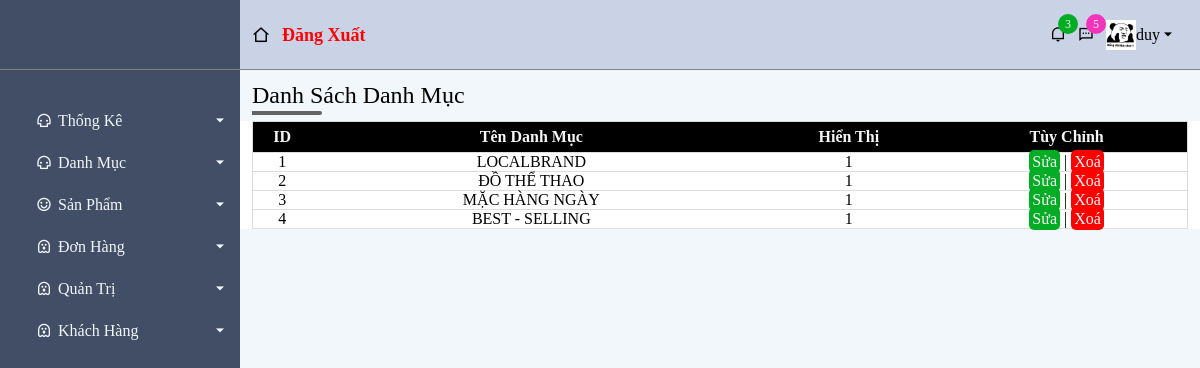
/admin/index.php?act=danhmuc (signed in), run on the app's committed database.
### tables this page shows
CREATE TABLE `tbl_danhmuc` (
  `id` int(4) NOT NULL,
  `tendm` varchar(50) NOT NULL,
  `uutien` int(4) NOT NULL DEFAULT 0,
  `hienthi` tinyint(1) NOT NULL DEFAULT 1
);

### model/danhmucdb.php (called while the page is built, shortened)
<?php
    function getall_dm(){
        $conn =connectdb();
        $stmt = $conn -> prepare("SELECT * FROM tbl_danhmuc");
        $stmt->execute();
        $kq= $stmt->fetchAll();
        return $kq;
    }
?>

### admin/view/danhmuc.php (the view, shortened to what this page needs)
<?php
    $kq= getall_dm();
?>
            <div class="admin-content-main">
            <div class="admin-content-main-title">
                <h1>Danh Sách Danh Mục</h1>
            </div>
            <div class="admin-content-main-content">
                <div class="admin-content-main-content-product-list">
                    <table>
                        <thead>
                            <tr>
                                <th>ID</th>
                                <th>Tên Danh Mục</th>
                                <th>Hiển Thị</th>
                                <th>Tùy Chỉnh</th>
                            </tr>
                        </thead>
                        <tbody>
                            <?php
                                if((isset($kq))&&(count($kq)>0)){
                                    $i=1;
                                    foreach ($kq as $item) {
                                        echo '<tr>
                                                <td>'.$i.'</td>
                                                <td>'.$item['tendm'].'</td>
                                                <td>'.$item['hienthi'].'</td>
                                                <td>
                                                    <a class="edit-class" href="index.php?act=danhmuc_up&id='.$item['id'].'">Sửa</a>
                                                    |
                                                    <a class="delete-class" href="index.php?act=danhmuc_del&id='.$item['id'].'">Xoá</a>
                                                </td>
                                            </tr>';
                                    $i++;
                                    }
                                }
                            ?>
                        </tbody>
                    </table>
                </div>
            </div>
            </div>
    </div>
    </div>
</section>

### admin/view/asset/css/style.css (style rules this page uses)
:root { --main-gb-color:#414e66; --sub-bg-color:#f2f7fb; --top-height:70px; --main-transition: all 0.3s ease }
* { margin: 0; padding: 0; box-sizing: border-box; }
a { text-decoration: none; color: unset; }
.delete-class { padding: 3px; background-color: red; color: whitesmoke; border-radius: 5px; }
.edit-class { padding: 3px; background-color: rgb(2, 172, 36); color: whitesmoke; border-radius: 5px; }
.admin-content-main-title h1 { padding: 12px; font-weight: 500; position: relative; }
.admin-content-main-title h1::before { position: absolute; display: block; content: ""; height: 4px; width: 70px; background-color: rgb(99, 99, 99); bottom: 6px; left: 12px; border-bottom-right-radius: 5px; border-top-right-radius: 5px; }
.admin-content-main-content-product-list { background-color: white; padding: 0 12px; }
.admin-content-main-content-product-list table { width: 100%; padding: 12px 0; border-collapse: collapse; border: 1px solid #dddddd; }
.admin-content-main-content-product-list table, th, td { text-align: center; border-bottom: 1px solid #dddddd; }
.admin-content-main-content-product-list table th { background-color: black; color: whitesmoke; padding: 6px 0; }
.admin-content-main-content-order-list table, th, td { text-align: center; border-bottom: 1px solid #dddddd; }

### data on the page
tbl_danhmuc: tendm "LOCALBRAND", hienthi "1"
tbl_danhmuc: tendm "ĐỒ THỂ THAO", hienthi "1"
tbl_danhmuc: tendm "MẶC HÀNG NGÀY", hienthi "1"
tbl_danhmuc: tendm "BEST - SELLING", hienthi "1"

### other printed values
$username "duy"
